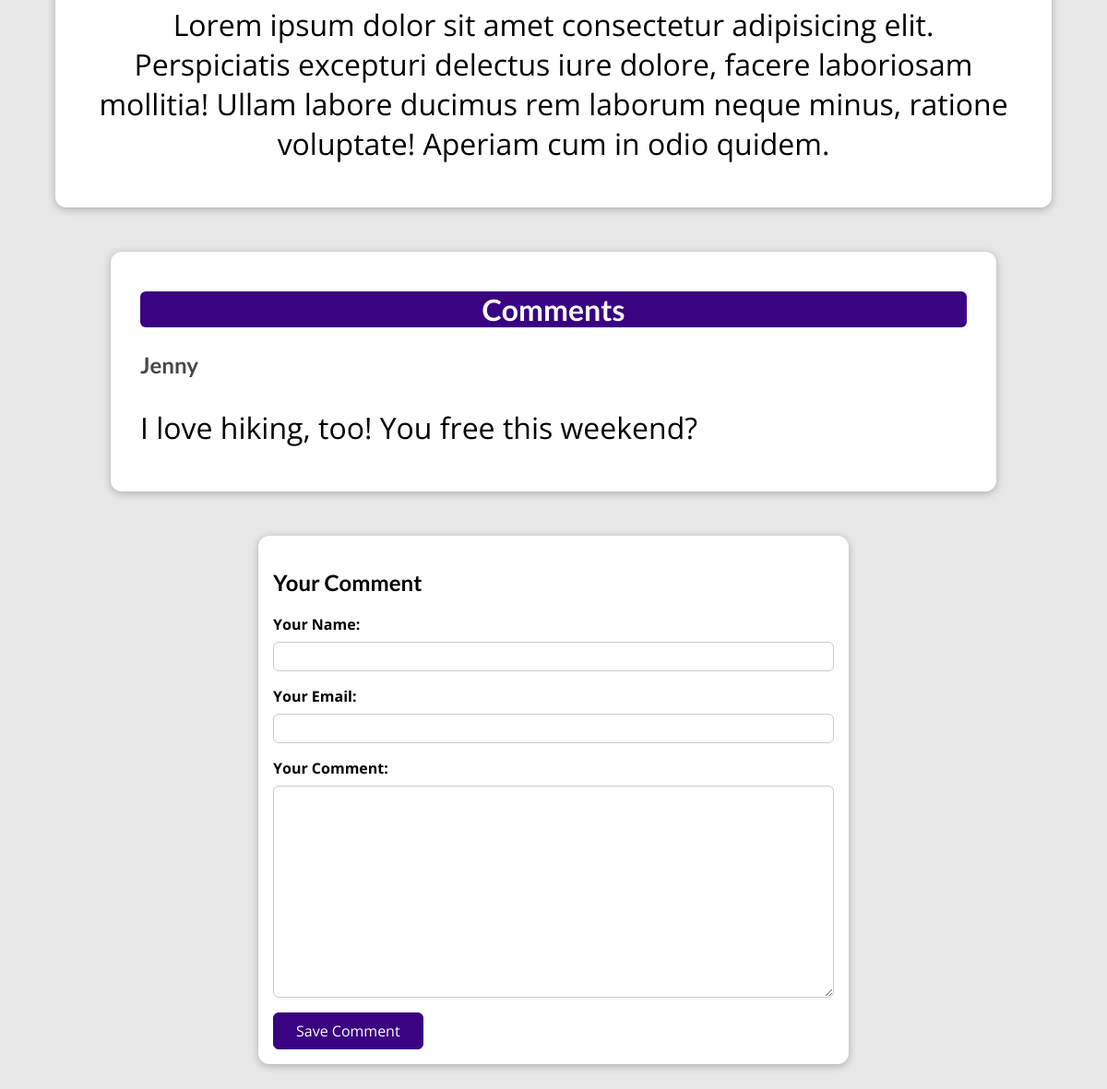
Page /posts/hike-in-the-mountains (lower part) on the earlier database version.
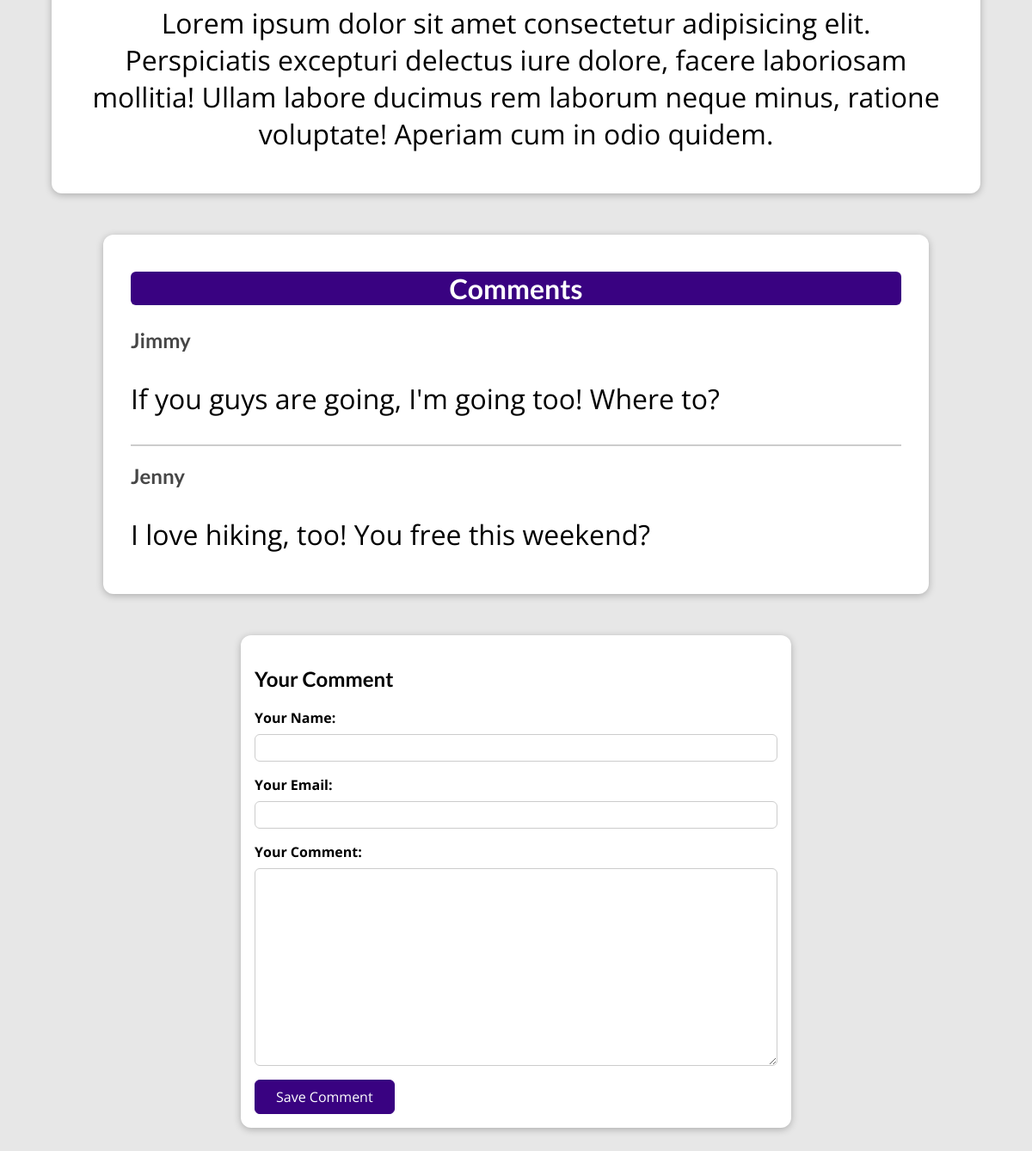
Same page on the later database version.
### blog/models.py (models this page shows, shortened)
class Post(models.Model):
    title = models.CharField(max_length=150)
    excerpt = models.CharField(max_length=200)
    image = models.ImageField(upload_to="posts", null=True)
    date = models.DateField(auto_now=True)
    slug = models.SlugField(unique=True)
    content = models.TextField(validators=[MinLengthValidator(10)])
    author = models.ForeignKey(
        Author, on_delete=models.SET_NULL, null=True, related_name="posts")
    tags = models.ManyToManyField(Tag)

class Comment(models.Model):
    user_name = models.CharField(max_length=120)
    user_email = models.EmailField()
    text = models.TextField(max_length=400)
    post = models.ForeignKey(
        Post, on_delete=models.CASCADE, related_name="comments")

### blog/views.py (the view, shortened to what this page needs)
# urls.py: path("posts/<slug:slug>", views.SinglePostView.as_view(), name="post-detail-page"),
class SinglePostView(View):
    def is_stored_post(self, request, post_id):
        stored_posts = request.session.get("stored_posts")
        if stored_posts is not None:
            is_saved_for_later = post_id in stored_posts
        else:
            is_saved_for_later = False
        return is_saved_for_later
    def get(self, request, slug):
        post = Post.objects.get(slug=slug)
        context = {
            "post": post,
            "post_tags": post.tags.all(),
            "comment_form": CommentForm(),
            "comments": post.comments.all().order_by("-id"),
            "saved_for_later": self.is_stored_post(request, post.id)
        }
        return render(request, "blog/post-detail.html", context)

### blog/forms.py
class CommentForm(forms.ModelForm):
    class Meta:
        model = Comment
        exclude = ["post"]
        labels = {
            "user_name": "Your Name",
            "user_email": "Your Email",
            "text": "Your Comment"
        }

### blog/models.py (called while the page is built)
    def full_name(self):
        return f"{self.first_name} {self.last_name}"

    def __str__(self):
        return self.full_name()

### blog/templates/blog/post-detail.html (shortened to what this page needs)
{% extends "base.html" %}
{% load static %}
{% block css_files %}
<link rel="stylesheet" href="{% static "blog/post-detail.css" %}" />
{% endblock %}
{% block content %}
  <main>
    {{ post.content|linebreaks }}
  </main>
  <section id="comments">
    <h2 id="comments-header">Comments</h2>
    <ul>
      {% for comment in comments %}
      <li>
        <h2>{{ comment.user_name }}</h2>
        <p>{{ comment.text|linebreaks}}</p>
      </li>
      {% endfor %}
    </ul>
  </section>
  <section id="comment-form">
    <h2>Your Comment</h2>
    <form action="{% url "post-detail-page" post.slug %}" method="POST">
      {% for form_field in comment_form %}
      <div class="form-control {% if form_field.errors %}invalid{% endif %}">
        {{ form_field.label_tag }}
        {{ form_field }}
      </div>
      {% endfor %}
      <button>Save Comment</button>
    </form>
  </section>
{% endblock %}

### templates/base.html (shortened to what this page needs)
{% load static %}
<!DOCTYPE html>
<html lang="en">
<head>
    <link rel="stylesheet" href="{% static "app.css" %}" />
    {% block css_files %}{% endblock %}
</head>
<body>
    {% block content %}
    {% endblock %}
</body>
</html>

### static/app.css (style rules this page uses)
* { box-sizing: border-box; }
html { font-family: "Open Sans", "Lato", sans-serif; }
body { margin: 0; }
h1, h2, h3 { font-family: "Lato", sans-serif; font-weight: bold; }

### blog/static/blog/post-detail.css (style rules this page uses)
body { background-color: #e7e7e7; }
main { width: 90%; max-width: 90rem; margin: 3rem auto; background-color: white; padding: 1rem; border-radius: 12px; box-shadow: 0 2px 8px rgba(0, 0, 0, 0.25); }
p { font-size: 2rem; text-align: center; }
#comment-form { padding: 1rem; margin: 3rem auto; width: 90%; max-width: 40rem; border-radius: 12px; background-color: white; box-shadow: 0 2px 8px rgba(0, 0, 0, 0.25); }
#comment-form button { font: inherit; background-color: #390281; color: white; border: 1px solid #390281; padding: 0.5rem 1.5rem; border-radius: 6px; cursor: pointer; }
.form-control { margin-bottom: 1rem; }
.form-control label { font-weight: bold; margin-bottom: 0.5rem; display: block; }
.form-control input, .form-control textarea { display: block; width: 100%; font: inherit; padding: 0.25rem; border-radius: 6px; border: 1px solid #ccc; }
#comments { padding: 1rem 2rem; margin: 3rem auto; width: 90%; max-width: 60rem; border-radius: 12px; background-color: white; box-shadow: 0 2px 8px rgba(0, 0, 0, 0.25); }
#comments-header { font-size: 2rem; text-align: center; background-color: #390281; color: white !important; border-radius: 6px; }
#comments ul { list-style: none; margin: 0; padding: 0; }
#comments li { margin-bottom: 1rem; border-bottom: 2px solid #ccc; }
#comments li:last-of-type { border-bottom: none; }
#comments h2 { color: #464646; }
#comments p { text-align: left; }

Differences in the rows shown:
added Comment: user_name "Jimmy", text "If you guys are going, I'm going too! Where to?"
